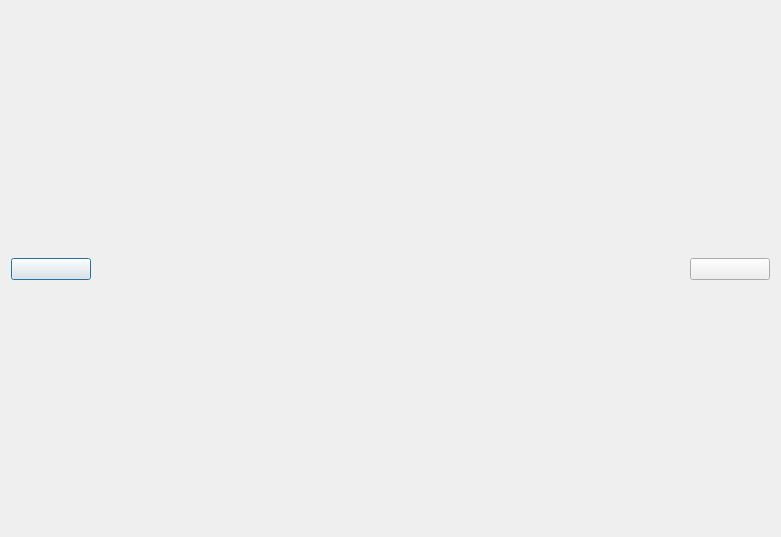
<?xml version="1.0" encoding="UTF-8"?>
<ui version="4.0">
 <class>PicShow</class>
 <widget class="QDialog" name="PicShow">
  <property name="geometry">
   <rect>
    <x>0</x>
    <y>0</y>
    <width>781</width>
    <height>537</height>
   </rect>
  </property>
  <property name="windowTitle">
   <string>Dialog</string>
  </property>
  <layout class="QHBoxLayout" name="horizontalLayout">
   <item>
    <layout class="QGridLayout" name="gridLayout">
     <item row="1" column="3">
      <spacer name="horizontalSpacer_2">
       <property name="orientation">
        <enum>Qt::Horizontal</enum>
       </property>
       <property name="sizeHint" stdset="0">
        <size>
         <width>40</width>
         <height>20</height>
        </size>
       </property>
      </spacer>
     </item>
     <item row="1" column="1">
      <spacer name="horizontalSpacer">
       <property name="orientation">
        <enum>Qt::Horizontal</enum>
       </property>
       <property name="sizeHint" stdset="0">
        <size>
         <width>40</width>
         <height>20</height>
        </size>
       </property>
      </spacer>
     </item>
     <item row="0" column="2">
      <spacer name="verticalSpacer">
       <property name="orientation">
        <enum>Qt::Vertical</enum>
       </property>
       <property name="sizeHint" stdset="0">
        <size>
         <width>20</width>
         <height>40</height>
        </size>
       </property>
      </spacer>
     </item>
     <item row="1" column="0">
      <widget class="QWidget" name="widget" native="true">
       <property name="minimumSize">
        <size>
         <width>80</width>
         <height>0</height>
        </size>
       </property>
       <property name="maximumSize">
        <size>
         <width>80</width>
         <height>16777215</height>
        </size>
       </property>
       <layout class="QVBoxLayout" name="verticalLayout_2">
        <property name="leftMargin">
         <number>0</number>
        </property>
        <property name="topMargin">
         <number>0</number>
        </property>
        <property name="rightMargin">
         <number>0</number>
        </property>
        <property name="bottomMargin">
         <number>0</number>
        </property>
        <item>
         <widget class="PicButton" name="preBtn">
          <property name="text">
           <string/>
          </property>
         </widget>
        </item>
       </layout>
      </widget>
     </item>
     <item row="1" column="4">
      <widget class="QWidget" name="widget_2" native="true">
       <property name="minimumSize">
        <size>
         <width>80</width>
         <height>0</height>
        </size>
       </property>
       <property name="maximumSize">
        <size>
         <width>80</width>
         <height>16777215</height>
        </size>
       </property>
       <layout class="QVBoxLayout" name="verticalLayout">
        <property name="leftMargin">
         <number>0</number>
        </property>
        <property name="topMargin">
         <number>0</number>
        </property>
        <property name="rightMargin">
         <number>0</number>
        </property>
        <property name="bottomMargin">
         <number>0</number>
        </property>
        <item>
         <widget class="PicButton" name="nextBtn">
          <property name="text">
           <string/>
          </property>
         </widget>
        </item>
       </layout>
      </widget>
     </item>
     <item row="1" column="2">
      <widget class="QLabel" name="label">
       <property name="text">
        <string/>
       </property>
      </widget>
     </item>
     <item row="2" column="2">
      <spacer name="verticalSpacer_2">
       <property name="orientation">
        <enum>Qt::Vertical</enum>
       </property>
       <property name="sizeHint" stdset="0">
        <size>
         <width>20</width>
         <height>40</height>
        </size>
       </property>
      </spacer>
     </item>
    </layout>
   </item>
  </layout>
 </widget>
 <customwidgets>
  <customwidget>
   <class>PicButton</class>
   <extends>QPushButton</extends>
   <header>picbutton.h</header>
  </customwidget>
 </customwidgets>
 <resources/>
 <connections/>
</ui>
